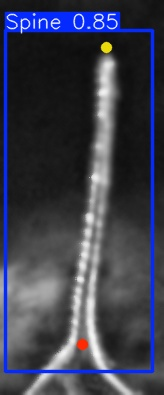
#> input picture runs/pose/runs/pose/test_visualizations/Longicephala_D-longicephala_01_jpg.rf.LbXhnBYWcl1acB0sYC9i.jpg, 164 x 395 px, given in place of ., which was not available; the run also reads 1 picture not shown here
$ python -i ScaleDetect.py   (imports and definitions only)
#> lines starting #> are read from the running program, lines starting #| are printed output that depends on the picture; after the words box and inside, x2 and y2 are one past the last pixel; in counts of white or black regions, pixels touching at a corner belong together; pictures that were not available may be replaced by others from this repository, and a replacement may not be noted
### Goal: Read in an Image an autoamtically detect the Scale used:
## Caveats: Maybe we will need manual input of scale,
##Do we perform this per Image or once provided the person doesn't change the zoom


####
#### Read in all Images and save their respective paths and filenames
# [16 lines left out: function Images_list, not called in this run]

def getLineLength(Image_names):
  ## Gaussiaun blur and image read ##
  # Detects lines used for scale, always
  # counts the saves the shortest scale
  # in image
  # Input: image names in folder
  # Output: line coordinates and length
  ###################################

  import cv2 as cv2
  import numpy as np
  from PIL import Image
  import matplotlib.pyplot as plt

  list_of_lengths = []
  list_of_images = []
  line_Coors = []
  list_of_lines = []
  for x in range(len(Image_names)):
      img = cv2.imread(Image_names[x])
#> img is the input picture: shape (395, 164, 3); mean B, G, R 78.1, 62.5, 60

      #print(x)
      # Load the original RGB image
      normalized_image = cv2.normalize(img, None, 0, 1, cv2.NORM_MINMAX)
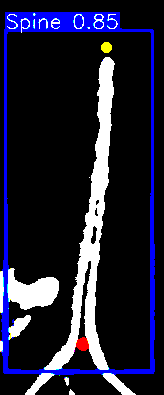
#> normalized_image: shape (395, 164, 3); mean B, G, R 0.205, 0.124, 0.125; drawn with 1 as white
      # Extract the R, G, B channels
      b, g, r = cv2.split(normalized_image)
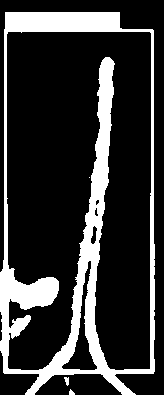
#> b: shape (395, 164); values 0 (black) and 1 (white), 20.5% white; 4 white regions (1 under 20 px), largest, box (x1, y1, x2, y2) and area: (0, 12, 155, 395) 13253, (64, 377, 69, 386) 31, (69, 389, 75, 395) 24
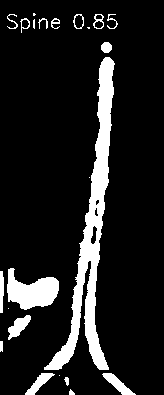
#> g: shape (395, 164); values 0 (black) and 1 (white), 12.4% white; 23 white regions (6 under 20 px), largest, box (x1, y1, x2, y2) and area: (44, 57, 115, 370) 5212, (7, 268, 59, 310) 1315, (8, 315, 31, 340) 282
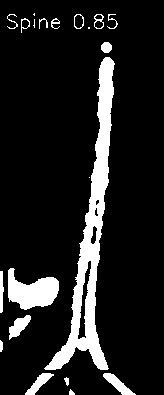
#> r: shape (395, 164); values 0 (black) and 1 (white), 12.5% white; 21 white regions (4 under 20 px), largest, box (x1, y1, x2, y2) and area: (44, 57, 115, 370) 5344, (8, 268, 59, 310) 1301, (9, 315, 31, 340) 275
      # Create a mask for pixels where R = G = B
      mask = np.logical_and(r == g, g == b)
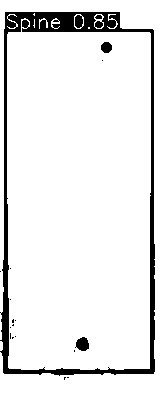
#> mask: shape (395, 164) bool; 91.1% white; 18 black regions (14 under 20 px), largest, box (x1, y1, x2, y2) and area: (0, 12, 155, 376) 5446, (75, 337, 89, 351) 142, (101, 42, 112, 53) 97, (95, 15, 102, 19) 23
      # Create a new grayscale image with the same size as the original image
      gray_image = np.zeros_like(r, dtype=np.uint8)
      # Set the pixels in the grayscale image where R = G = B to the corresponding pixel values
      gray_image[mask] = r[mask]
#> gray_image: shape (395, 164); values 0 (black) and 1 (white), 12.1% white; 21 white regions (5 under 20 px), largest, box (x1, y1, x2, y2) and area: (44, 57, 115, 370) 5200, (8, 268, 59, 310) 1299, (103, 373, 136, 395) 274

      ## why should we blur? Image lines should be sharp -> thresholding should be the most effective
      ## In thresholding we need to consider colors but should be managable if we make an OTSU and
      ## hard cut off for white backgrounds with white scales
      kernel_size = (5,1) # We do not wnt to blur the x axis as we need the length information
      blur_gray = cv2.GaussianBlur(gray_image,(kernel_size),0)
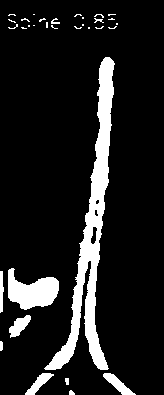
#> blur_gray: shape (395, 164); values 0 (black) and 1 (white), 12% white; 33 white regions (22 under 20 px), largest, box (x1, y1, x2, y2) and area: (44, 57, 115, 370) 5205, (8, 268, 59, 310) 1298, (103, 373, 136, 395) 274

      low_threshold = 0
      high_threshold = 1
      edges = cv2.Canny(blur_gray, low_threshold, high_threshold)
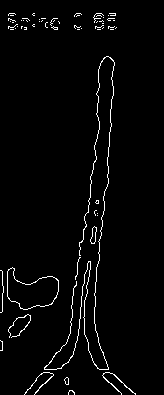
#> edges: shape (395, 164); 2.6% white in thin lines or dots, all inside (x1, y1, x2, y2) = (0, 13, 136, 395)

      #### Set HoughLinesP Parameters

      rho = 1 # distance resolution in pixels of the Hough grid
      theta = np.pi / 180  # angular resolution in radians of the Hough grid
      threshold = 100  # minimum number of votes (intersections in Hough grid cell)
      min_line_length = 100 # minimum number of pixels making up a line
      max_line_gap = 0  # maximum gap in pixels between connectable line segments
      line_image = np.copy(img) * 0
#> line_image: shape (395, 164, 3); every value is 0
      line_image2 = np.copy(img) * 0  # creating a blank to draw lines on
      # Run Hough on edge detected image
      # Output "lines" is an array containing endpoints of detected line segments

      lines = cv2.HoughLinesP(edges, rho, theta, threshold, np.array([]),min_line_length, max_line_gap)
#> lines = None

      if lines is None: ## If no lines are found
        line_Coors.append(0)
        list_of_lengths.append(0)
        list_of_images.append(blur_gray)
        list_of_lines.append(0)
      else: # if there are lines

        Coordinates, Lengths = group_lines(lines) ## combine close lines
        #print(Lengths, Coordinates)
        # Create an empty image for drawing the lines

        # Discard extreme lines###
        # Case 1 Long lines at image edge
        # Hough Lines sometimes shows behavior taking edges of the iamge as line
        # But y = 0 and y = image_height is never a applicable line

        max_y = edges.shape[0] - 1  # Subtract 1 since indexing starts from 0
        filtered_lines = []
        filtered_lengths = []

        for length, line in zip(Lengths, Coordinates): ## If one of the rows is the beginnig or end of the image delete
          #print(line,length)
          # and delete the length value # y is always the same for both
          if line[0][1] != max_y and line[0][1] != 0:

            filtered_lines.append(line)
            filtered_lengths.append(length)

        # Case two lines that are over the minimum 100px but over 50% smaller than
        # the other lines in the list, which would make it a fragment

        filtered_lines_step2= []  # List to store the filtered lines
        filtered_lengths_step2 = []

        max_length = max(filtered_lengths)  # Find the maximum length
        #print(max_length, filtered_lengths, x)
        if len(filtered_lengths) > 1:
            for line, length in zip(filtered_lines, filtered_lengths):
                if length < 0.5 * max_length:  # Check if length is less than 50% of max length
                    continue  # Skip this line and length
                else:
                    filtered_lines_step2.append(line)
                    filtered_lengths_step2.append(length)

        else: ## If we have only one value -> no list but int then
          filtered_lines_step2 = filtered_lines
          filtered_lengths_step2 = filtered_lengths

        ## Now we want to select for the right line We have two conditions:
        ## If we find only one or two lines we take the shortest line we find
        ## If we have more lines we take the inner lines as the scale is contained
        ## in the box. This allows resilience against not completly detected boxe edges
        ##########################################################################

        #print(filtered_lengths_step2,filtered_lines_step2)
        ## Get the coordinates of the shortest line

        if len(filtered_lines_step2) < 3: ## If only 1-2 lines left we take the
          # shortest line we find
          Idx = filtered_lengths_step2.index(min(filtered_lengths_step2))
          Correct_Coor = filtered_lines_step2[Idx]

          x1, y1, x2, y2 = Correct_Coor[0]

          cv2.line(line_image, (x1, y1), (x2, y2), (255, 0, 0), 1)

        else:
          # If more lines are left we take a line from the middle
          # This is only robust if we 1) merged all lines correctly
          # or upper and lower box lines are detected.
          # If we detect two lines for upper boundary and none for the lower
          # as well as 1 for the real scale we select a false value

          Middle_line = len(filtered_lines_step2)//2
          Correct_Coor = filtered_lines_step2[Middle_line]
          x1, y1, x2, y2 = Correct_Coor[0]

          cv2.line(line_image, (x1, y1), (x2, y2), (255, 0, 0), 1)


        ## Control Area
        test = cv2.addWeighted(img, 0.2, line_image, 0.8, 0)

        for line in lines: ## No plot raw lines
          for x1,y1,x2,y2 in line:
            cv2.line(line_image2,(x1,y1),(x2,y2),(255,0,0),1)

        test2 = cv2.addWeighted(img, 0.2, line_image2, 0.8, 0)


        ## Result Area
        PixelPerUnit = min(filtered_lengths_step2) ## take the min value of length as scale

        # Append values to lists
        line_Coors.append(Correct_Coor)
        list_of_lengths.append(PixelPerUnit)
        list_of_images.append(img)
        list_of_lines.append(lines)
  return list_of_lengths, line_Coors, list_of_images

# [289 lines left out: functions group_lines, RoughCrop, detect_Number, CropImage, Sortlist, makeDfwithfactors and 1 more, not called in this run]

#> (the run stopped early here; a loop or call above may not have finished)
